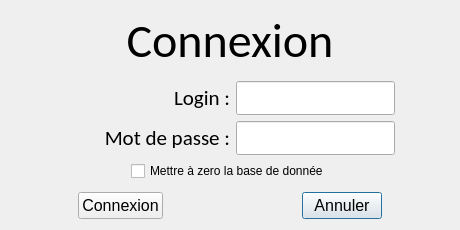
<?xml version="1.0" encoding="UTF-8"?>
<ui version="4.0">
 <class>AuthentificationDialog</class>
 <widget class="QDialog" name="AuthentificationDialog">
  <property name="geometry">
   <rect>
    <x>0</x>
    <y>0</y>
    <width>460</width>
    <height>230</height>
   </rect>
  </property>
  <property name="windowTitle">
   <string>Fenêtre d'identification</string>
  </property>
  <layout class="QGridLayout" name="gridLayout">
   <item row="6" column="2">
    <spacer name="horizontalSpacer_3">
     <property name="orientation">
      <enum>Qt::Horizontal</enum>
     </property>
     <property name="sizeType">
      <enum>QSizePolicy::Expanding</enum>
     </property>
     <property name="sizeHint" stdset="0">
      <size>
       <width>40</width>
       <height>20</height>
      </size>
     </property>
    </spacer>
   </item>
   <item row="2" column="0" colspan="3">
    <widget class="QLabel" name="label_2">
     <property name="font">
      <font>
       <family>Calibri</family>
       <pointsize>16</pointsize>
      </font>
     </property>
     <property name="text">
      <string>Login :</string>
     </property>
     <property name="alignment">
      <set>Qt::AlignRight|Qt::AlignTrailing|Qt::AlignVCenter</set>
     </property>
    </widget>
   </item>
   <item row="3" column="0" colspan="3">
    <widget class="QLabel" name="label_4">
     <property name="font">
      <font>
       <family>Calibri</family>
       <pointsize>16</pointsize>
      </font>
     </property>
     <property name="text">
      <string>Mot de passe :</string>
     </property>
     <property name="alignment">
      <set>Qt::AlignRight|Qt::AlignTrailing|Qt::AlignVCenter</set>
     </property>
    </widget>
   </item>
   <item row="6" column="4">
    <widget class="QPushButton" name="pushButtonCancel">
     <property name="sizePolicy">
      <sizepolicy hsizetype="Fixed" vsizetype="Fixed">
       <horstretch>0</horstretch>
       <verstretch>0</verstretch>
      </sizepolicy>
     </property>
     <property name="font">
      <font>
       <pointsize>12</pointsize>
      </font>
     </property>
     <property name="text">
      <string>Annuler</string>
     </property>
     <property name="checkable">
      <bool>false</bool>
     </property>
     <property name="checked">
      <bool>false</bool>
     </property>
    </widget>
   </item>
   <item row="0" column="0" colspan="6">
    <widget class="QLabel" name="label">
     <property name="font">
      <font>
       <family>Calibri</family>
       <pointsize>36</pointsize>
      </font>
     </property>
     <property name="text">
      <string>Connexion</string>
     </property>
     <property name="alignment">
      <set>Qt::AlignCenter</set>
     </property>
    </widget>
   </item>
   <item row="6" column="0">
    <spacer name="horizontalSpacer">
     <property name="orientation">
      <enum>Qt::Horizontal</enum>
     </property>
     <property name="sizeType">
      <enum>QSizePolicy::Expanding</enum>
     </property>
     <property name="sizeHint" stdset="0">
      <size>
       <width>20</width>
       <height>20</height>
      </size>
     </property>
    </spacer>
   </item>
   <item row="6" column="5">
    <spacer name="horizontalSpacer_2">
     <property name="orientation">
      <enum>Qt::Horizontal</enum>
     </property>
     <property name="sizeHint" stdset="0">
      <size>
       <width>40</width>
       <height>20</height>
      </size>
     </property>
    </spacer>
   </item>
   <item row="6" column="1">
    <widget class="QPushButton" name="pushButtonConnect">
     <property name="sizePolicy">
      <sizepolicy hsizetype="Fixed" vsizetype="Fixed">
       <horstretch>0</horstretch>
       <verstretch>0</verstretch>
      </sizepolicy>
     </property>
     <property name="font">
      <font>
       <pointsize>12</pointsize>
      </font>
     </property>
     <property name="text">
      <string>Connexion</string>
     </property>
    </widget>
   </item>
   <item row="6" column="3">
    <spacer name="horizontalSpacer_4">
     <property name="orientation">
      <enum>Qt::Horizontal</enum>
     </property>
     <property name="sizeType">
      <enum>QSizePolicy::Expanding</enum>
     </property>
     <property name="sizeHint" stdset="0">
      <size>
       <width>40</width>
       <height>20</height>
      </size>
     </property>
    </spacer>
   </item>
   <item row="1" column="0" colspan="6">
    <spacer name="verticalSpacer_2">
     <property name="orientation">
      <enum>Qt::Vertical</enum>
     </property>
     <property name="sizeHint" stdset="0">
      <size>
       <width>20</width>
       <height>40</height>
      </size>
     </property>
    </spacer>
   </item>
   <item row="2" column="3" colspan="3">
    <widget class="QLineEdit" name="lineEditLogin">
     <property name="sizePolicy">
      <sizepolicy hsizetype="Fixed" vsizetype="Fixed">
       <horstretch>0</horstretch>
       <verstretch>0</verstretch>
      </sizepolicy>
     </property>
     <property name="font">
      <font>
       <family>Calibri</family>
       <pointsize>16</pointsize>
      </font>
     </property>
    </widget>
   </item>
   <item row="5" column="0" colspan="6">
    <spacer name="verticalSpacer">
     <property name="orientation">
      <enum>Qt::Vertical</enum>
     </property>
     <property name="sizeHint" stdset="0">
      <size>
       <width>20</width>
       <height>40</height>
      </size>
     </property>
    </spacer>
   </item>
   <item row="3" column="3" colspan="3">
    <widget class="QLineEdit" name="lineEditPassword">
     <property name="sizePolicy">
      <sizepolicy hsizetype="Fixed" vsizetype="Fixed">
       <horstretch>0</horstretch>
       <verstretch>0</verstretch>
      </sizepolicy>
     </property>
     <property name="font">
      <font>
       <family>Calibri</family>
       <pointsize>16</pointsize>
      </font>
     </property>
     <property name="echoMode">
      <enum>QLineEdit::Password</enum>
     </property>
    </widget>
   </item>
   <item row="4" column="1" colspan="4" alignment="Qt::AlignHCenter">
    <widget class="QCheckBox" name="checkBoxResetDb">
     <property name="text">
      <string>Mettre à zero la base de donnée</string>
     </property>
    </widget>
   </item>
  </layout>
 </widget>
 <tabstops>
  <tabstop>lineEditLogin</tabstop>
  <tabstop>lineEditPassword</tabstop>
  <tabstop>pushButtonConnect</tabstop>
  <tabstop>pushButtonCancel</tabstop>
 </tabstops>
 <resources/>
 <connections/>
</ui>
